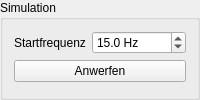
<?xml version="1.0" encoding="UTF-8"?>
<ui version="4.0">
 <class>SimulationPanel</class>
 <widget class="QGroupBox" name="SimulationPanel">
  <property name="title">
   <string>Simulation</string>
  </property>
  <layout class="QFormLayout" name="formLayout">
   <property name="fieldGrowthPolicy">
    <enum>QFormLayout::FieldGrowthPolicy::AllNonFixedFieldsGrow</enum>
   </property>
   <item row="0" column="0">
    <widget class="QLabel" name="captionStartFrequency">
     <property name="text">
      <string>Startfrequenz</string>
     </property>
    </widget>
   </item>
   <item row="0" column="1">
    <widget class="QDoubleSpinBox" name="spinStartFrequency">
     <property name="decimals">
      <number>1</number>
     </property>
     <property name="minimum">
      <double>1.0</double>
     </property>
     <property name="maximum">
      <double>60.0</double>
     </property>
     <property name="singleStep">
      <double>0.5</double>
     </property>
     <property name="value">
      <double>15.0</double>
     </property>
     <property name="suffix">
      <string> Hz</string>
     </property>
     <property name="toolTip">
      <string>Rotationsfrequenz, mit der die simulierte Scheibe angeworfen wird</string>
     </property>
    </widget>
   </item>
   <item row="1" column="0" colspan="2">
    <widget class="QPushButton" name="buttonKick">
     <property name="text">
      <string>Anwerfen</string>
     </property>
     <property name="toolTip">
      <string>Simulierte Scheibe mit der Startfrequenz neu anwerfen</string>
     </property>
    </widget>
   </item>
  </layout>
 </widget>
 <resources/>
 <connections/>
</ui>
